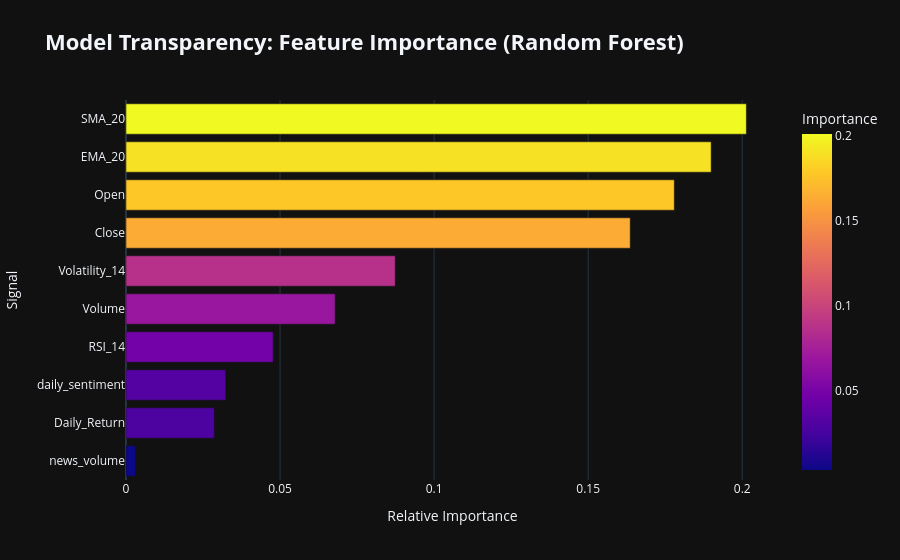

Notebook code cell kept with this figure:
### Code cell
# 1. Extraction des importances du modèle Random Forest
importance_df_rf = pd.DataFrame({
    'Feature': features,
    'Importance': best_rf_model.feature_importances_
}).sort_values(by='Importance', ascending=True)

# 2. Création d'un graphique à barres horizontales (Thème 'Plasma' pour différencier du XGBoost)
fig_importance_rf = px.bar(
    importance_df_rf, 
    x='Importance', 
    y='Feature', 
    orientation='h',
    title="<b>Model Transparency: Feature Importance (Random Forest)</b>",
    color='Importance',
    color_continuous_scale='Plasma' 
)

fig_importance_rf.update_layout(
    template='plotly_dark', 
    title_font_size=22,
    xaxis_title="Relative Importance",
    yaxis_title="Signal"
)

fig_importance_rf.show()

### Figure 1 — Plotly figure (JSON) as saved in the notebook; plotly's stock layout.template omitted (floating-point values rounded to 4 significant figures)
{"data": [{"hovertemplate": "Importance=%{marker.color}<br>Feature=%{y}<extra></extra>", "legendgroup": "", "marker": {"color": [0.003114, 0.0287, 0.03235, 0.04775, 0.06786, 0.08738, 0.1636, 0.178, 0.1899, 0.2013], "coloraxis": "coloraxis", "pattern": {"shape": ""}}, "name": "", "orientation": "h", "showlegend": false, "textposition": "auto", "type": "bar", "x": [0.003114, 0.0287, 0.03235, 0.04775, 0.06786, 0.08738, 0.1636, 0.178, 0.1899, 0.2013], "xaxis": "x", "y": ["news_volume", "Daily_Return", "daily_sentiment", "RSI_14", "Volume", "Volatility_14", "Close", "Open", "EMA_20", "SMA_20"], "yaxis": "y"}], "layout": {"barmode": "relative", "coloraxis": {"colorbar": {"title": {"text": "Importance"}}, "colorscale": [[0, "#0d0887"], [0.1111, "#46039f"], [0.2222, "#7201a8"], [0.3333, "#9c179e"], [0.4444, "#bd3786"], [0.5556, "#d8576b"], [0.6667, "#ed7953"], [0.7778, "#fb9f3a"], [0.8889, "#fdca26"], [1, "#f0f921"]]}, "legend": {"tracegroupgap": 0}, "title": {"font": {"size": 22}, "text": "<b>Model Transparency: Feature Importance (Random Forest)</b>"}, "xaxis": {"anchor": "y", "domain": [0, 1], "title": {"text": "Relative Importance"}}, "yaxis": {"anchor": "x", "domain": [0, 1], "title": {"text": "Signal"}}}}
